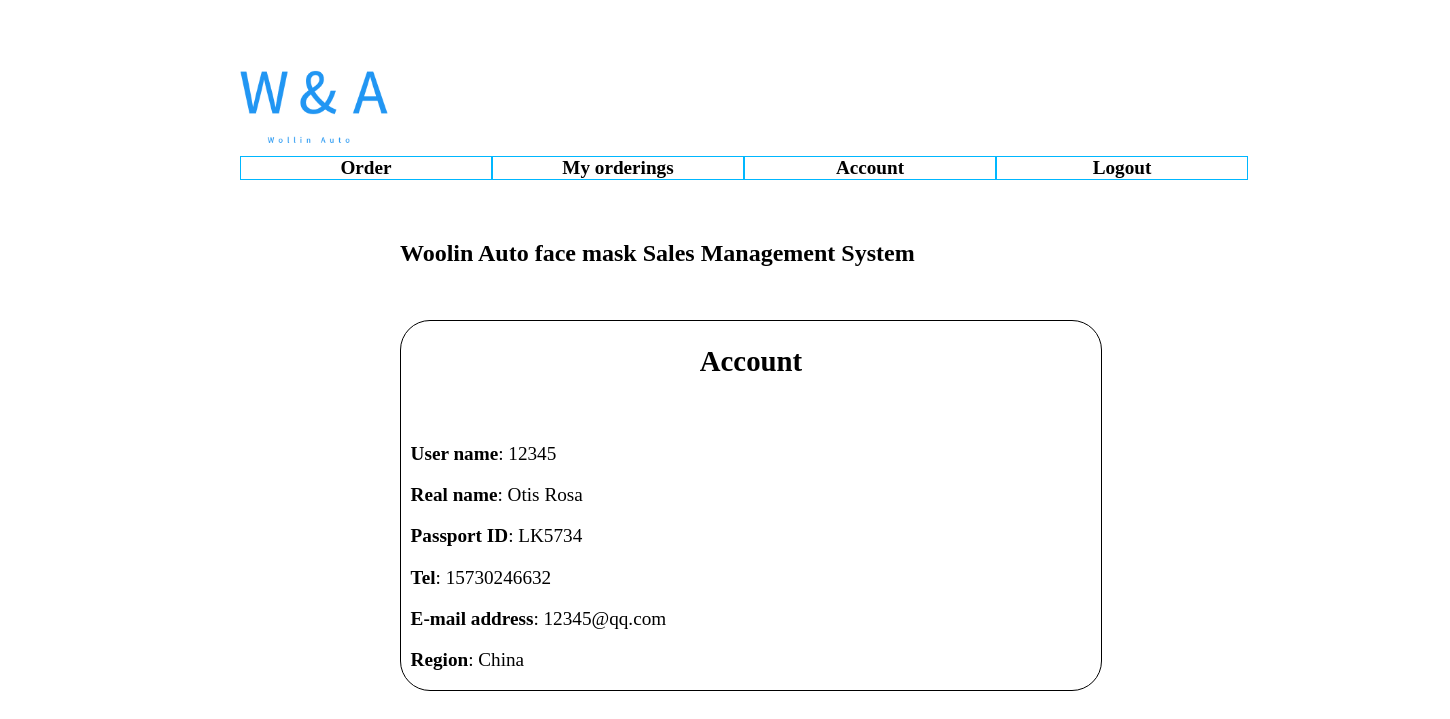
The app's page /customerAccount.php (signed in) with its own data.
### tables this page shows
CREATE TABLE customer(
        username VARCHAR(10) PRIMARY KEY NOT NULL,
    realname VARCHAR(255) NOT NULL,
    pwd VARCHAR(25) NOT NULL,
    passportID VARCHAR(255) UNIQUE NOT NULL,
    tel VARCHAR(30) UNIQUE NOT NULL,
    region VARCHAR(255) NOT NULL,
    email VARCHAR(255) UNIQUE NOT NULL
);

### customerAccount.php (the view, shortened to what this page needs)
<?php
$conn = new mysqli('localhost','shysh1','shysh1','shysh1');
if($_SESSION['username'])
{
    $username = $_SESSION['username'];
    $customer_query = "SELECT * FROM customer WHERE username = '$username' ";
    $result = $conn->query($customer_query);
    $row = $result->fetch_assoc();
    $passportID = $row['passportID'];
    $region = $row['region'];
    $email = $row['email'];
    $realname = $row['realname'];
    $tel = $row['tel'];
}
else
{
    header("location: index.php");
}
?>
<!DOCTYPE html>
<html lang="en">
    <link rel="stylesheet" type="text/css" href="index.css"></link>
</head>
<body>
    <div id="header">
        <h6><a href="index.php"><img id="logo" src="Woolin Auto Logo.png"></a></h6>
    </div>
    <br/>
    <div>
    <ul class="menu" id="mainmenu">
        <li><a href="order.php">Order</a></li>
        <li><a href="Myorder.php">My orderings</a></li>
        <li><a href="customerAccount.php">Account</a></li>
        <li><a href="Logout.php">Logout</a></li>
    </ul>
    </div>
    <h2 id="subheader">Woolin Auto face mask Sales Management System</h2>
    <div id="repaccountbox" class="mainbox">
        <h2 style="text-align: center;">Account</h2>
        <br/>
        <p>
            <p>
                &nbsp;&nbsp;<b>User name</b>:&nbsp;<?php echo "$username"?>
            </p>
            <p>
                &nbsp;&nbsp;<b>Real name</b>:&nbsp;<?php echo "$realname"?>
            </p>
            <p>
                &nbsp;&nbsp;<b>Passport ID</b>:&nbsp;<?php echo "$passportID"?>
            </p>
            <p>
                &nbsp;&nbsp;<b>Tel</b>:&nbsp;<?php echo "$tel"?>
            </p>
            <p>
                &nbsp;&nbsp;<b>E-mail address</b>:&nbsp;<?php echo "$email"?>
            </p>
            <p>
                &nbsp;&nbsp;<b>Region</b>:&nbsp;<?php echo "$region"?>
            </p>
        </p>
    </div>
</body>
</html>

### index.css (style rules this page uses)
#header { margin: 0 0 0 12px; padding: 0; border: 0; position: absolute; top: 20px; left: 200px; }
#logo { width: 34%; height: 34%; background-color:#fdfcf8 }
#mainmenu { list-style-type:none; position: absolute; top:140px; left: 200px; text-align: center; width: 1200px; margin:0,auto; }
#mainmenu li { float:left; border:1px solid rgb(0, 183, 255); }
#mainmenu a { display:block; width:250px; }
#mainmenu a { display: block; text-decoration: none; background-color:white; font-weight: bold; font-size: 1.2em; color: black; text-align: center; }
.mainbox { position: absolute; top:320px; left: 400px; border: thin solid black; border-radius:30px; width: 700px; margin: 0 auto; font-size: larger; }
#subheader { position: absolute; top:220px; left: 400px; width: 50%; }

### records on screen
customer: realname "Otis Rosa", passportID "LK5734", tel "15730246632", email "12345@qq.com", region "China"

### other values on screen
$username "12345"
